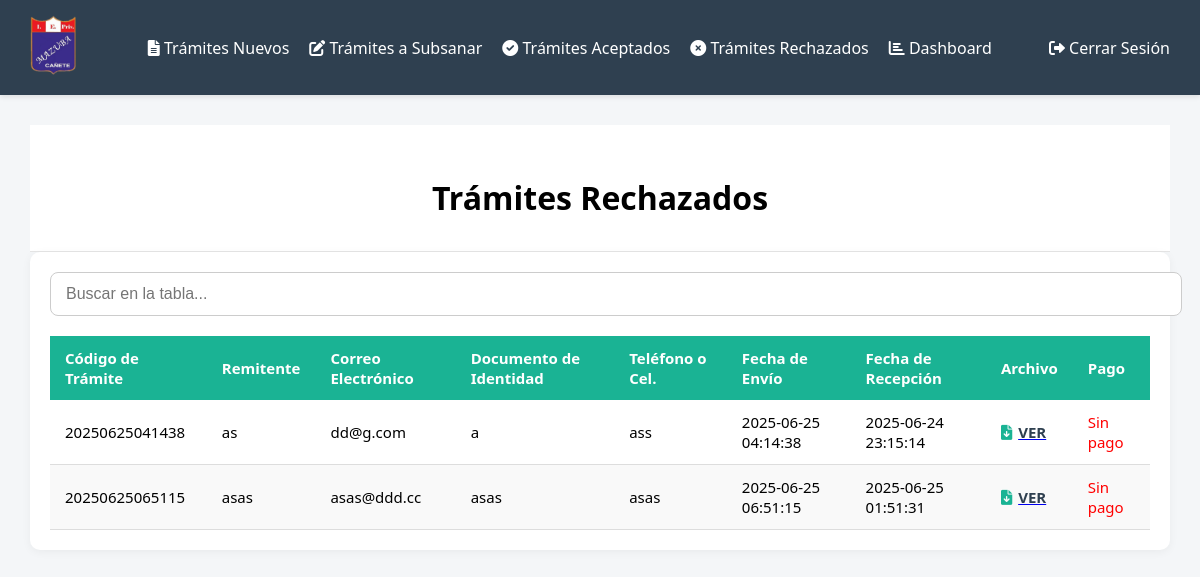
The app's page /SISTRAMITESNUEVO/view/Admin/tramiteRechazadosAdmin.php (signed in) with its own data.
### tables this page shows
CREATE TABLE `tramites` (
  `id` int NOT NULL,
  `codigo_tramite` varchar(20) NOT NULL,
  `Remitente` varchar(100) NOT NULL,
  `email` varchar(100) NOT NULL,
  `documento_identidad` varchar(20) NOT NULL,
  `telefono` varchar(20) DEFAULT NULL,
  `fecha_envio` datetime NOT NULL,
  `fecha_recepcion` varchar(50) NOT NULL,
  `archivo` varchar(255) NOT NULL,
  `Estado` varchar(50) NOT NULL,
  `mensaje` text NOT NULL
);

### SISTRAMITESNUEVO/view/Admin/tramiteRechazadosAdmin.php (the view, shortened to what this page needs)
<!DOCTYPE html>
<html lang="en">
<head>
    <link rel="stylesheet" href="https://cdnjs.cloudflare.com/ajax/libs/font-awesome/6.0.0-beta3/css/all.min.css">
</head>
<body>
<header>
    <div class="logo">
        <img src="../../logo.png" alt="">
    </div>
    <div class="itemsNav">
        <a href="../Admin/tramiteNuevosAdmin.php"><i class="fas fa-file-alt"></i> Trámites Nuevos</a>
        <a href="../Admin/tramiteSubsanarAdmin.php"><i class="fas fa-edit"></i> Trámites a Subsanar</a>
        <a href="../Admin/tramiteAceptadosAdmin.php"><i class="fas fa-check-circle"></i> Trámites Aceptados</a>
        <a href="../Admin/tramiteRechazadosAdmin.php"><i class="fas fa-times-circle"></i> Trámites Rechazados</a>
        <a href="dashboardAdmin.php"><i class="fas fa-chart-bar"></i> Dashboard</a>
    </div>
    <div class="itemsPerfil">
        <a href="../../php/logout.php"><i class="fas fa-sign-out-alt"></i> Cerrar Sesión</a>
    </div>
</header>
<main>
    <div class="encabezado">
        <h1>Trámites Rechazados</h1>
    </div>
    <div class="dato">
        <input type="text" id="buscar" placeholder="Buscar en la tabla...">
        <div class="contenedorTable">
            <table>
                <thead>
                    <tr>
                        <th>Código de Trámite</th>
                        <th>Remitente</th>
                        <th>Correo Electrónico</th>
                        <th>Documento de Identidad</th>
                        <th>Teléfono o Cel.</th>
                        <th>Fecha de Envío</th>
                        <th>Fecha de Recepción</th>
                        <th>Archivo</th>
                        <th>Pago</th>
                    </tr>
                </thead>
                <tbody id="tablaTramites">
                    <?php
                    $conn = new mysqli("localhost", "root", "root", "sistemacolegio");
                    $sql = "SELECT * FROM tramites WHERE Estado = 'Eliminado'";
                    $result = $conn->query($sql);
                    if ($result->num_rows > 0) {
                        while ($row = $result->fetch_assoc()) {
                            echo "<tr>";
                            echo "<td>" . htmlspecialchars($row['codigo_tramite']) . "</td>";
                            echo "<td>" . htmlspecialchars($row['Remitente']) . "</td>";
                            echo "<td>" . htmlspecialchars($row['email']) . "</td>";
                            echo "<td>" . htmlspecialchars($row['documento_identidad']) . "</td>";
                            echo "<td>" . htmlspecialchars($row['telefono']) . "</td>";
                            echo "<td>" . htmlspecialchars($row['fecha_envio']) . "</td>";
                            echo "<td>" . htmlspecialchars($row['fecha_recepcion']) . "</td>";
                            echo "<td><a href='../../pdf/" . htmlspecialchars($row['archivo']) . "' download class='download-link'><i class='fas fa-file-download' style='color: #1ab394; margin-right: 6px;'></i><span style='color: #2f4050; font-weight: bold;'>VER</span></a></td>";
                            if (!empty($row['comprobante_pago'])) {
                                echo "<td><a href='../../comprobantes/" . htmlspecialchars($row['comprobante_pago']) . "' target='_blank'><i class='fas fa-money-check-alt' style='color: #1ab394; margin-right: 5px;'></i>VER</a></td>";
                            } else {
                                echo "<td><span style='color:red;'>Sin pago</span></td>";
                            }
                            echo "</tr>";
                        }
                    } else {
                        echo "<tr><td colspan='9'>No se encontraron trámites rechazados.</td></tr>";
                    }
                    ?>
                </tbody>
            </table>
        </div>
    </div>
</main>
</body>
</html>

### SISTRAMITESNUEVO/view/Admin/tramiteRechazadosAdmin.php (style rules this page uses)
body { font-family: 'Segoe UI', Tahoma, Geneva, Verdana, sans-serif; background-color: #f4f6f8; margin: 0; padding: 0; }
header { background-color: #2f4050; color: #ffffff; padding: 15px 30px; display: flex; align-items: center; justify-content: space-between; flex-wrap: wrap; box-shadow: 0 2px 5px rgba(0, 0, 0, 0.1); }
header .logo img { height: 60px; margin-right: 15px; }
header .itemsNav, header .itemsPerfil { display: flex; gap: 20px; }
header a { color: #ffffff; text-decoration: none; font-weight: 500; transition: color 0.3s; }
.encabezado { text-align: center; padding: 30px 0 10px; background-color: #ffffff; border-bottom: 1px solid #e5e5e5; }
main { max-width: 1200px; margin: auto; padding: 30px; }
.dato { background-color: #ffffff; padding: 20px; border-radius: 10px; box-shadow: 0 2px 10px rgba(0, 0, 0, 0.05); }
#buscar { width: 100%; padding: 12px 15px; margin-bottom: 20px; border: 1px solid #ccc; border-radius: 8px; font-size: 16px; }
.contenedorTable { overflow-x: auto; }
table { width: 100%; border-collapse: collapse; font-size: 15px; }
thead { background-color: #1ab394; color: white; }
thead th { padding: 12px 15px; text-align: left; }
tbody tr { border-bottom: 1px solid #dddddd; }
tbody tr:nth-child(even) { background-color: #f9f9f9; }
tbody td { padding: 12px 15px; transition: background-color 0.3s ease; }

### records on screen
tramites: codigo_tramite "20250625041438", Remitente "as", email "dd@g.com", documento_identidad "a", telefono "ass", fecha_envio "2025-06-25 04:14:38", fecha_recepcion "2025-06-24 23:15:14"
tramites: codigo_tramite "20250625065115", Remitente "asas", email "asas@ddd.cc", documento_identidad "asas", telefono "asas", fecha_envio "2025-06-25 06:51:15", fecha_recepcion "2025-06-25 01:51:31"
